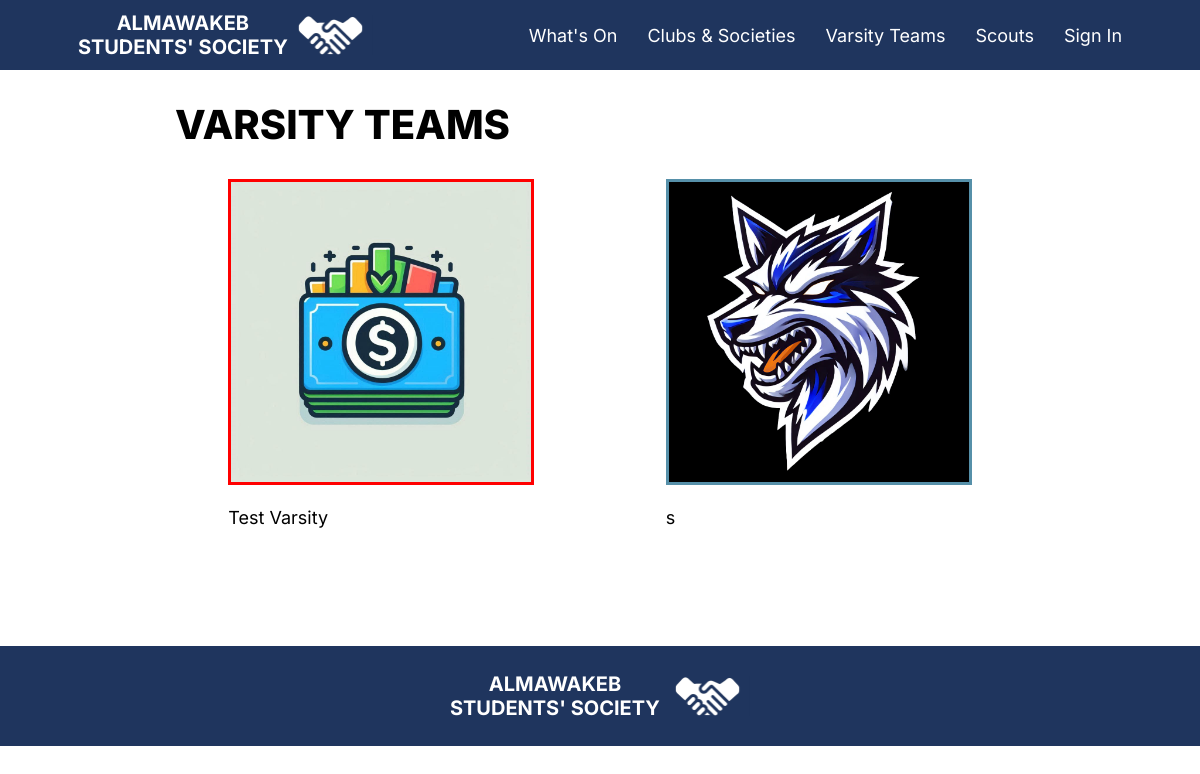
/Varsity/, run on the app's committed database.
### mainapp/models.py (models this page shows, shortened)
class Varsity(models.Model):
    name = models.CharField(max_length=255)
    members = models.ManyToManyField(User, related_name='varsity_players', blank=True)
    captains = models.ManyToManyField(User, related_name='varsity_captains', blank=True)
    coaches = models.ManyToManyField(User, related_name='varsity_coaches', blank=True)
    events = models.ForeignKey('Event', on_delete=models.CASCADE, blank=True, null=True)
    about = models.TextField()
    logo = models.ImageField(upload_to='varsities_logos/')
    color = models.CharField(max_length=7)  # Hex color code
    links = models.ManyToManyField(Links, related_name='varsity_links', blank=True)

### mainapp/views.py (the view)
# urls.py: path("Varsity/", views.Varsity_View, name="varsity"),
def Varsity_View(request):
    varsities = Varsity.objects.all()
    return render(request, "varsity.html", {'varsities': varsities})

### templates/varsity.html (shortened to what this page needs)
{% extends 'Base.html' %}
{% load static %}
{% block content %}
<div>
    <p class="pageTitle">VARSITY TEAMS</p>
</div>
<div class="grid">
    {% for varsity in varsities %}
    <div>
        <a href="{% url 'varsity_detail' varsity.id %}">
            <img class="eventCover" style="border: {{ varsity.color }} 3px solid;" src="{{ varsity.logo.url }}" alt="{{ varsity.name }}">
            <p class="text">{{ varsity.name }}</p>
        </a>
    </div>
    {% empty %}
    <p class="text">No varsity teams available.</p>
    {% endfor %}
</div>
{% endblock %}

### static/CSS/base.css (style rules this page uses)
a { text-decoration: none; }
.pageTitle { color: black; font-size: 40px; font-family: Inter; font-weight: 800; margin-top: 0px; margin-bottom: 30px; }
.text { color: black; font-size: 18px; font-family: Inter; font-weight: 400; }
.grid { display: grid; grid-gap: 25px; justify-items: center; grid-template-columns: repeat(auto-fit, minmax(300px, 1fr)); }
.eventCover { width: 300px; height: 300px }
img { object-fit: contain; }
div { font-family: 'Inter'; }

### data on the page
Varsity: logo (picture), name "Test Varsity"
Varsity: logo (picture), name "s"
